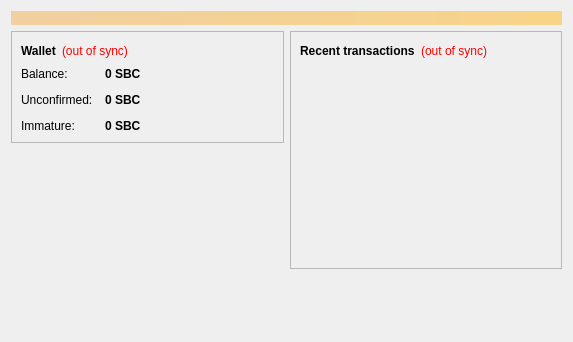
<?xml version="1.0" encoding="UTF-8"?>
<ui version="4.0">
 <class>OverviewPage</class>
 <widget class="QWidget" name="OverviewPage">
  <property name="geometry">
   <rect>
    <x>0</x>
    <y>0</y>
    <width>573</width>
    <height>342</height>
   </rect>
  </property>
  <property name="windowTitle">
   <string>Form</string>
  </property>
  <layout class="QVBoxLayout" name="topLayout">
   <item>
    <widget class="QLabel" name="labelAlerts">
     <property name="visible">
      <bool>false</bool>
     </property>
     <property name="styleSheet">
      <string notr="true">background-color: qlineargradient(x1: 0, y1: 0, x2: 1, y2: 0, stop:0 #F0D0A0, stop:1 #F8D488); color:#000000;</string>
     </property>
     <property name="wordWrap">
      <bool>true</bool>
     </property>
     <property name="margin">
      <number>3</number>
     </property>
    </widget>
   </item>
   <item>
    <layout class="QHBoxLayout" name="horizontalLayout" stretch="1,1">
     <item>
      <layout class="QVBoxLayout" name="verticalLayout_2">
       <item>
        <widget class="QFrame" name="frame">
         <property name="frameShape">
          <enum>QFrame::StyledPanel</enum>
         </property>
         <property name="frameShadow">
          <enum>QFrame::Raised</enum>
         </property>
         <layout class="QVBoxLayout" name="verticalLayout_4">
          <item>
           <layout class="QHBoxLayout" name="horizontalLayout_4">
            <item>
             <widget class="QLabel" name="label_5">
              <property name="font">
               <font>
                <weight>75</weight>
                <bold>true</bold>
               </font>
              </property>
              <property name="text">
               <string>Wallet</string>
              </property>
             </widget>
            </item>
            <item>
             <widget class="QLabel" name="labelWalletStatus">
              <property name="toolTip">
               <string>The displayed information may be out of date. Your wallet automatically synchronizes with the Subcoin network after a connection is established, but this process has not completed yet.</string>
              </property>
              <property name="styleSheet">
               <string notr="true">QLabel { color: red; }</string>
              </property>
              <property name="text">
               <string notr="true">(out of sync)</string>
              </property>
              <property name="alignment">
               <set>Qt::AlignLeading|Qt::AlignLeft|Qt::AlignVCenter</set>
              </property>
             </widget>
            </item>
            <item>
             <spacer name="horizontalSpacer_2">
              <property name="orientation">
               <enum>Qt::Horizontal</enum>
              </property>
              <property name="sizeHint" stdset="0">
               <size>
                <width>40</width>
                <height>20</height>
               </size>
              </property>
             </spacer>
            </item>
           </layout>
          </item>
          <item>
           <layout class="QFormLayout" name="formLayout_2">
            <property name="fieldGrowthPolicy">
             <enum>QFormLayout::AllNonFixedFieldsGrow</enum>
            </property>
            <property name="horizontalSpacing">
             <number>12</number>
            </property>
            <property name="verticalSpacing">
             <number>12</number>
            </property>
            <item row="0" column="0">
             <widget class="QLabel" name="label">
              <property name="text">
               <string>Balance:</string>
              </property>
             </widget>
            </item>
            <item row="0" column="1">
             <widget class="QLabel" name="labelBalance">
              <property name="font">
               <font>
                <weight>75</weight>
                <bold>true</bold>
               </font>
              </property>
              <property name="cursor">
               <cursorShape>IBeamCursor</cursorShape>
              </property>
              <property name="toolTip">
               <string>Your current balance</string>
              </property>
              <property name="text">
               <string notr="true">0 SBC</string>
              </property>
              <property name="textInteractionFlags">
               <set>Qt::LinksAccessibleByMouse|Qt::TextSelectableByKeyboard|Qt::TextSelectableByMouse</set>
              </property>
             </widget>
            </item>
            <item row="1" column="0">
             <widget class="QLabel" name="label_3">
              <property name="text">
               <string>Unconfirmed:</string>
              </property>
             </widget>
            </item>
            <item row="1" column="1">
             <widget class="QLabel" name="labelUnconfirmed">
              <property name="font">
               <font>
                <weight>75</weight>
                <bold>true</bold>
               </font>
              </property>
              <property name="cursor">
               <cursorShape>IBeamCursor</cursorShape>
              </property>
              <property name="toolTip">
               <string>Total of transactions that have yet to be confirmed, and do not yet count toward the current balance</string>
              </property>
              <property name="text">
               <string notr="true">0 SBC</string>
              </property>
              <property name="textInteractionFlags">
               <set>Qt::LinksAccessibleByMouse|Qt::TextSelectableByKeyboard|Qt::TextSelectableByMouse</set>
              </property>
             </widget>
            </item>
            <item row="2" column="0">
             <widget class="QLabel" name="labelImmatureText">
              <property name="text">
               <string>Immature:</string>
              </property>
             </widget>
            </item>
            <item row="2" column="1">
             <widget class="QLabel" name="labelImmature">
              <property name="font">
               <font>
                <weight>75</weight>
                <bold>true</bold>
               </font>
              </property>
              <property name="toolTip">
               <string>Mined balance that has not yet matured</string>
              </property>
              <property name="text">
               <string notr="true">0 SBC</string>
              </property>
              <property name="textInteractionFlags">
               <set>Qt::LinksAccessibleByMouse|Qt::TextSelectableByKeyboard|Qt::TextSelectableByMouse</set>
              </property>
             </widget>
            </item>
           </layout>
          </item>
         </layout>
        </widget>
       </item>
       <item>
        <spacer name="verticalSpacer">
         <property name="orientation">
          <enum>Qt::Vertical</enum>
         </property>
         <property name="sizeHint" stdset="0">
          <size>
           <width>20</width>
           <height>40</height>
          </size>
         </property>
        </spacer>
       </item>
      </layout>
     </item>
     <item>
      <layout class="QVBoxLayout" name="verticalLayout_3">
       <item>
        <widget class="QFrame" name="frame_2">
         <property name="frameShape">
          <enum>QFrame::StyledPanel</enum>
         </property>
         <property name="frameShadow">
          <enum>QFrame::Raised</enum>
         </property>
         <layout class="QVBoxLayout" name="verticalLayout">
          <item>
           <layout class="QHBoxLayout" name="horizontalLayout_2">
            <item>
             <widget class="QLabel" name="label_4">
              <property name="text">
               <string>&lt;b&gt;Recent transactions&lt;/b&gt;</string>
              </property>
             </widget>
            </item>
            <item>
             <widget class="QLabel" name="labelTransactionsStatus">
              <property name="toolTip">
               <string>The displayed information may be out of date. Your wallet automatically synchronizes with the Subcoin network after a connection is established, but this process has not completed yet.</string>
              </property>
              <property name="styleSheet">
               <string notr="true">QLabel { color: red; }</string>
              </property>
              <property name="text">
               <string notr="true">(out of sync)</string>
              </property>
              <property name="alignment">
               <set>Qt::AlignRight|Qt::AlignTrailing|Qt::AlignVCenter</set>
              </property>
             </widget>
            </item>
            <item>
             <spacer name="horizontalSpacer">
              <property name="orientation">
               <enum>Qt::Horizontal</enum>
              </property>
              <property name="sizeHint" stdset="0">
               <size>
                <width>40</width>
                <height>20</height>
               </size>
              </property>
             </spacer>
            </item>
           </layout>
          </item>
          <item>
           <widget class="QListView" name="listTransactions">
            <property name="styleSheet">
             <string notr="true">QListView { background: transparent; }</string>
            </property>
            <property name="frameShape">
             <enum>QFrame::NoFrame</enum>
            </property>
            <property name="verticalScrollBarPolicy">
             <enum>Qt::ScrollBarAlwaysOff</enum>
            </property>
            <property name="horizontalScrollBarPolicy">
             <enum>Qt::ScrollBarAlwaysOff</enum>
            </property>
            <property name="selectionMode">
             <enum>QAbstractItemView::NoSelection</enum>
            </property>
           </widget>
          </item>
         </layout>
        </widget>
       </item>
       <item>
        <spacer name="verticalSpacer_2">
         <property name="orientation">
          <enum>Qt::Vertical</enum>
         </property>
         <property name="sizeHint" stdset="0">
          <size>
           <width>20</width>
           <height>40</height>
          </size>
         </property>
        </spacer>
       </item>
      </layout>
     </item>
    </layout>
   </item>
  </layout>
 </widget>
 <resources/>
 <connections/>
</ui>
